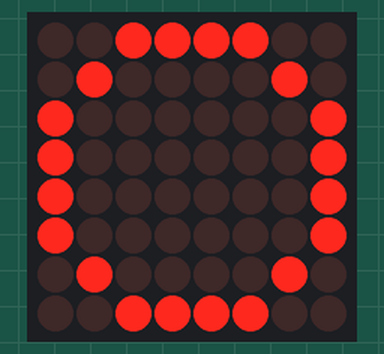
The sketch below on a simulated Arduino Uno, built with avr-gcc and run on an emulated ATmega328P. Parts: 8×8 LED matrix. Wiring (inferred from the names in the program): LED matrix (orientation assumed): rows pin 13, pin 12, pin 11, pin 10, pin 9, pin 8, pin 7, pin 6; columns pin 5, pin 4, pin 3, A4, A3, A2, A1, A0.

Above: at 0.1 s.

The sketch:

final_report.ino
```cpp
#define ROW1 13
#define ROW2 12
#define ROW3 11
#define ROW4 10
#define ROW5 9
#define ROW6 8
#define ROW7 7
#define ROW8 6

#define COL1 5
#define COL2 4
#define COL3 3
#define COL4 A4
#define COL5 A3
#define COL6 A2
#define COL7 A1
#define COL8 A0

const int row[] = {
  ROW1, ROW2, ROW3, ROW4, ROW5, ROW6, ROW7, ROW8
};
const int col[] = {
  COL1, COL2, COL3, COL4, COL5, COL6, COL7, COL8
};

byte scan[8][8] = {
  {0, 1, 1, 1, 1, 1, 1, 1},
  {1, 0, 1, 1, 1, 1, 1, 1},
  {1, 1, 0, 1, 1, 1, 1, 1},
  {1, 1, 1, 0, 1, 1, 1, 1},
  {1, 1, 1, 1, 0, 1, 1, 1},
  {1, 1, 1, 1, 1, 0, 1, 1},
  {1, 1, 1, 1, 1, 1, 0, 1},
  {1, 1, 1, 1, 1, 1, 1, 0}
};

byte circle[8][8] = {
  {0, 0, 1, 1, 1, 1, 0, 0},
  {0, 1, 0, 0, 0, 0, 1, 0},
  {1, 0, 0, 0, 0, 0, 0, 1},
  {1, 0, 0, 0, 0, 0, 0, 1},
  {1, 0, 0, 0, 0, 0, 0, 1},
  {1, 0, 0, 0, 0, 0, 0, 1},
  {0, 1, 0, 0, 0, 0, 1, 0},
  {0, 0, 1, 1, 1, 1, 0, 0}
};

void setup()
{

  for (byte i = 0; i <= sizeof(row); i++) {
    pinMode(row[i], OUTPUT);
  }
  for (byte i = 0; i <= sizeof(col); i++) {
    pinMode(col[i], OUTPUT);
  }

  Serial.begin(9600);

}

void loop()
{
  if (Serial.available() >= 8) {
    for (int row = 0; row < 8; row++) {
      byte b = Serial.read();
      for (int col = 0; col < 8; col++) {
        circle[row][col] = (b >> (7 - col)) & 0x01;
      }
    }
  }
  showPattern(circle);
}

void showPattern(byte matrix[8][8]) {
for (byte i = 0; i < 8; i++) {
  byte displayRow = 7 - i;
  digitalWrite(row[displayRow], LOW);
  for (byte j = 0; j < 8; j++) {
    digitalWrite(col[j], matrix[i][j] ? HIGH : LOW);
  }
  delay(1);
  digitalWrite(row[displayRow], HIGH);
}
}
```
